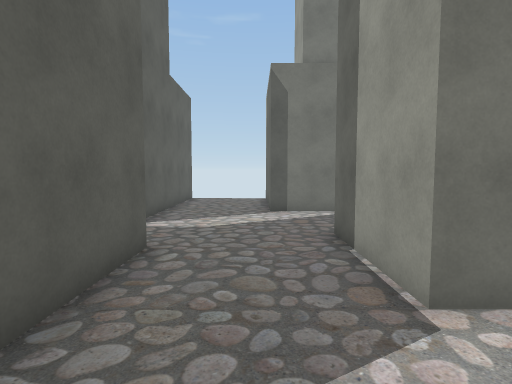
view 1 (above)

24 first-person views from a walk through a scene from a Unity 3-D project. The camera is 1.4 m above the floor, tilts 4° down and sees 80° across. The floor is counted in squares, 1 m on a side. Each view is taken from the middle of a square. On the plan, view 1 faces up. The plan holds only what a view shows up to about 14 squares ahead; the rest is blank. The place goes on beyond the plan. The player character is not drawn.

view 2
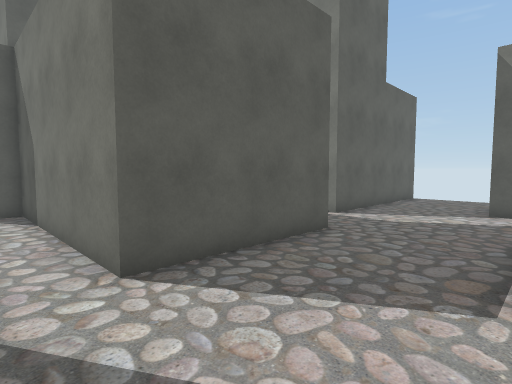

view 3
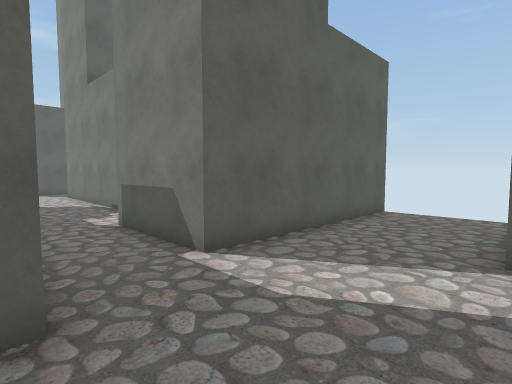

view 4
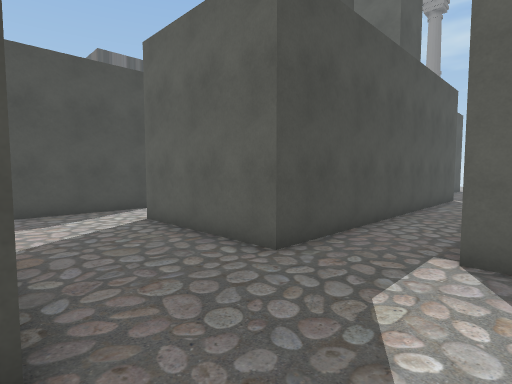

view 5
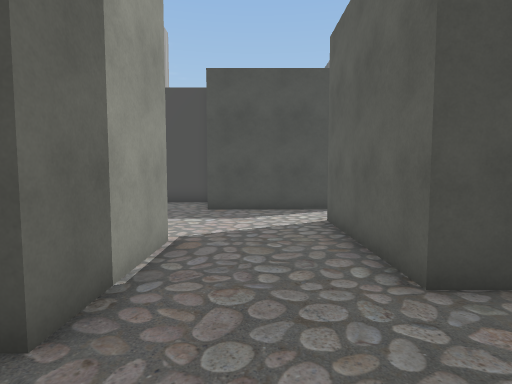

view 6
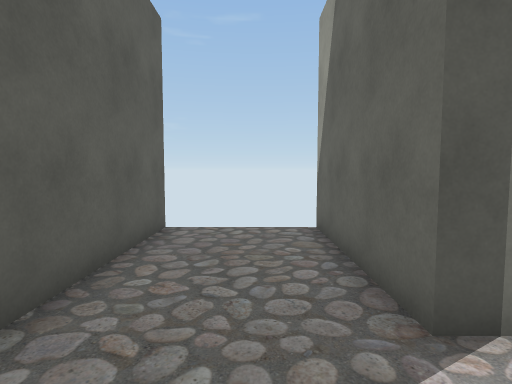

view 7
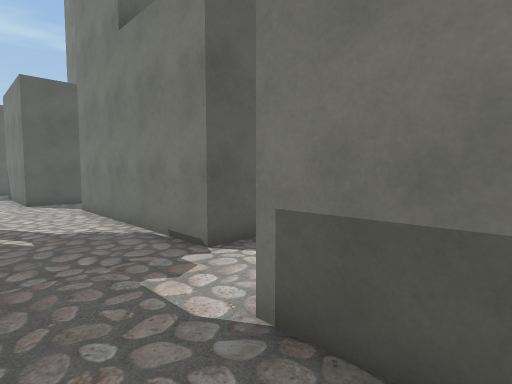

view 8
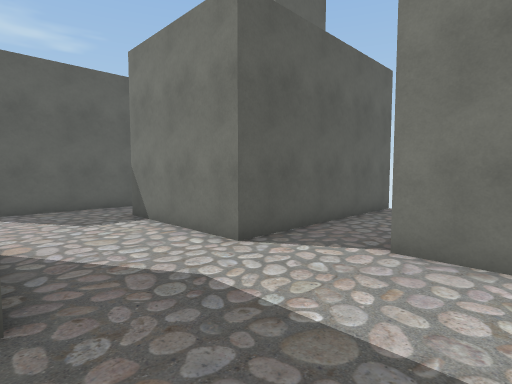

view 9
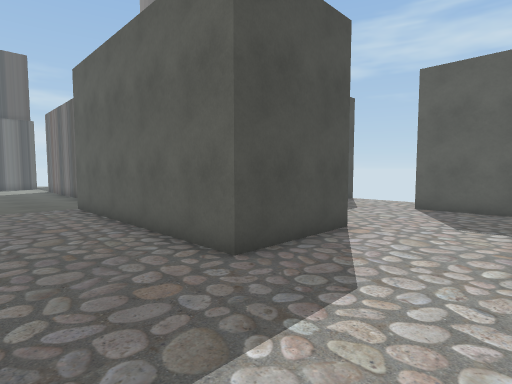

view 10
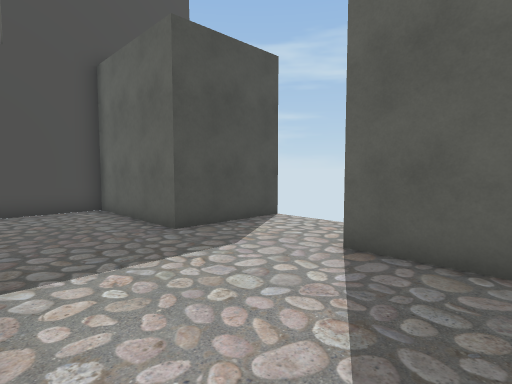

view 11
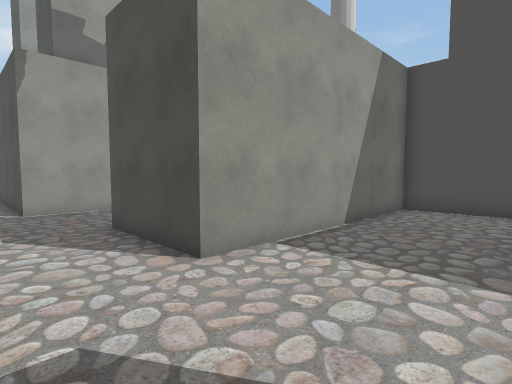

view 12
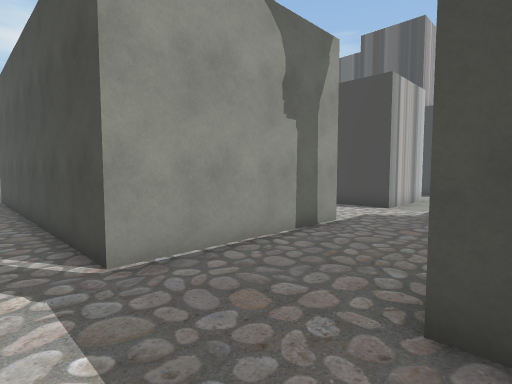

view 13
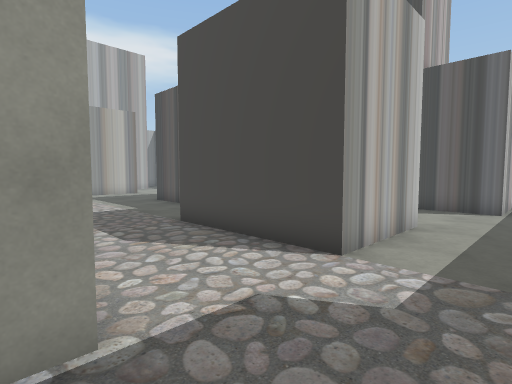

view 14
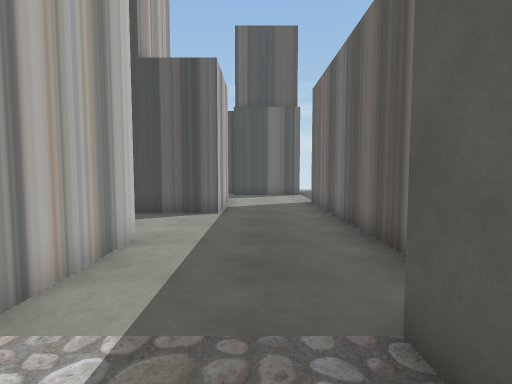

view 15
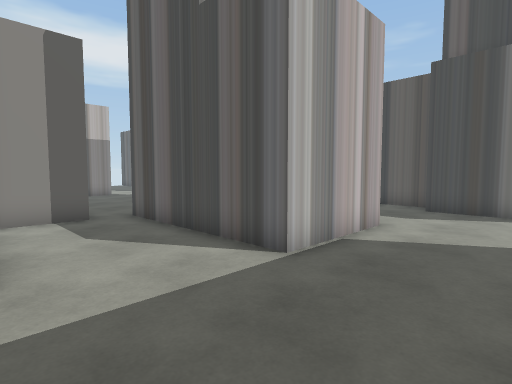

view 16
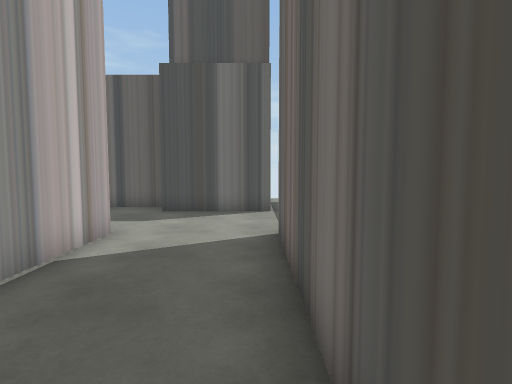

view 17
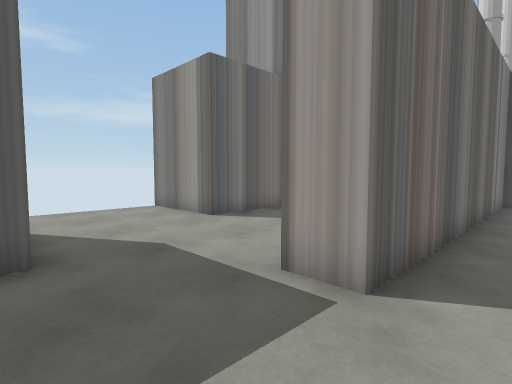

view 18
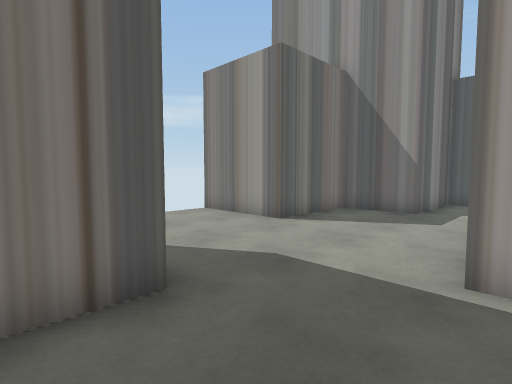

view 19
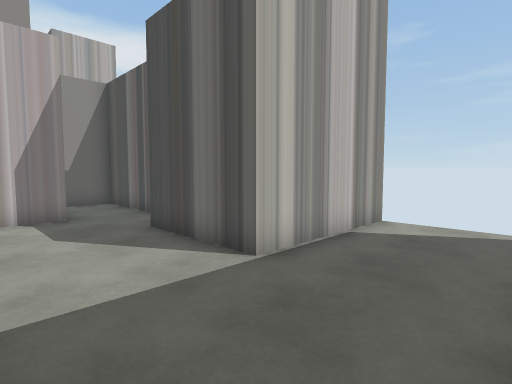

view 20
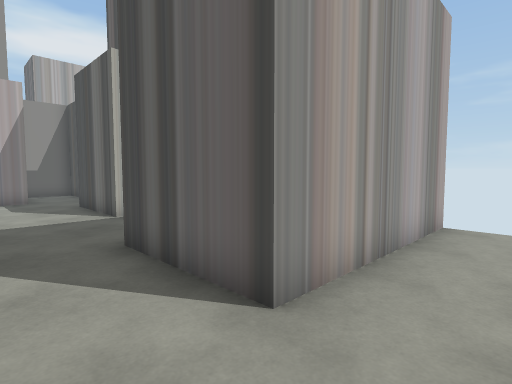

view 21
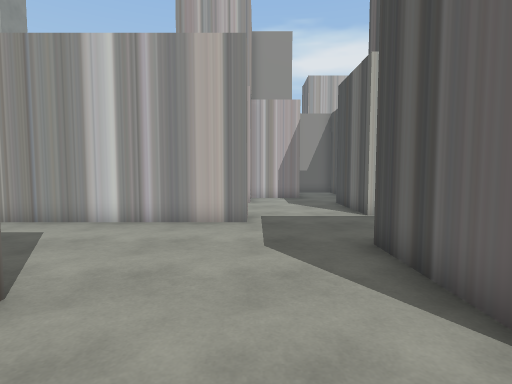

view 22
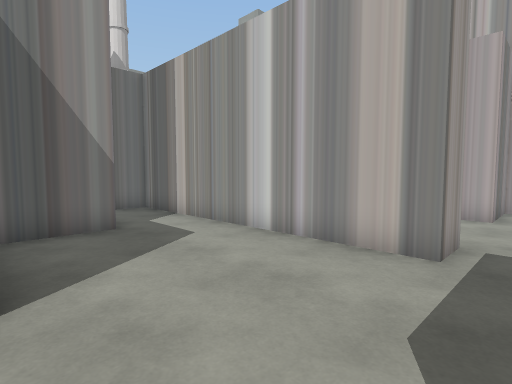

view 23
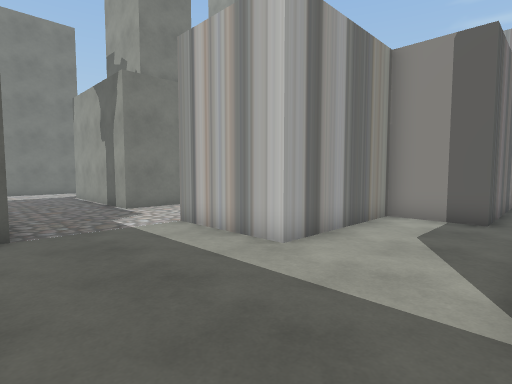

view 24
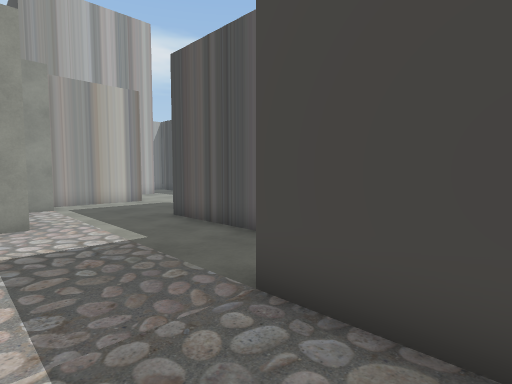

### Floor plan
Points are (right, up) in squares from view 1. A wall is a line through its corners. A room is listed if a view was taken in it or the views show most of it. See-through windows are left out.
Room 1 (views 1, 2, 3, 4, 5, 6, 7)
walls: (2.5, 3) (1.7, 3) (1.7, 6.8); (2.5, 10.5) (0.5, 10.5) (0.5, 15.5); (-8.5, 5.5) (-2, 5.5) (-2, 0.5) (-3.5, 0.5); (-3.2, -2) (1.8, -2); (-3.2, 15.6) (-3.2, 8) (-7, 8)
ways out: opening at (-7.5, 6.5) to room 2; opening at (-2.5, -0.5) to room 2
Room 2 (views 8, 9, 10, 11, 12, 13, 14, 15, 16, 17, 18, 19, 20, 21, 22, 23, 24)
walls: (-12.2, -0.8) (-14.5, -0.8) (-14.5, 5.5) (-8.5, 5.5); (-7, -7) (-3.2, -7); (-4.6, -10.8) (-9.5, -10.8) (-9.5, -8.3) (-14.5, -8.3) (-14.5, -4.5) (-9.5, -4.5); (-13.3, -18.4) (-13.3, -15.7) (-15.8, -15.7) (-15.8, -12) (-9.5, -12); (-3.3, -3.4) (-3.3, -2.6); (-3.5, 0.5) (-9.5, 0.5) (-9.5, -0.1); (-15.5, -20.8) (-9.5, -20.8) (-9.5, -19.1); (0.5, -4.6) (0.5, -3.8); (-29.5, 0.5) (-25.7, 0.5) (-25.7, -4.5) (-22, -4.5) (-22, 4.2) (-18.3, 4.2) (-18.3, -4.5) (-19.5, -4.5) (-19.5, -15.7) (-20.7, -15.7) (-20.7, -5.8) (-23.2, -5.8) (-23.2, -9.5) (-25.7, -9.5) (-25.7, -13.2) (-29.5, -13.2); (1.7, -8.1) (1.7, -4.8); (-19.5, -24.6) (-19.5, -19.5) (-15.8, -19.5); (-9.5, 10.5) (-9.5, 9.3) (-17, 9.3); (-27, 9.1) (-27, 4.2); (-27, -24.6) (-27, -18.3) (-23.2, -18.3) (-23.2, -19.9); (-19.5, 15.5) (-19.5, 8) (-24.5, 8)
ways out: opening at (-7.5, 6.5) to room 1; opening at (-2.5, -0.5) to room 1; opening at (-25.5, 8.5)

Positions as (right, up) in squares from view 1, and headings:
1: (0, 0), facing up
2: (2, -1), facing up-left
3: (1, 5), facing up-left
4: (2, 9), facing down-left
5: (0, 9), facing down
6: (-1, 8), facing up
7: (-5, 6), facing up-left
8: (-15, 4), facing up-left
9: (-15, 8), facing down-left
10: (-22, 7), facing down-left
11: (-26, 7), facing down-right
12: (-19, 7), facing down-right
13: (-17, 0), facing down-right
14: (-17, -2), facing down
15: (-19, -8), facing down-right
16: (-19, -9), facing down
17: (-18, -19), facing up-left
18: (-20, -20), facing up-left
19: (-23, -16), facing down-right
20: (-29, -16), facing down-right
21: (-29, -16), facing right
22: (-26, -17), facing up-right
23: (-19, -12), facing up-right
24: (-12, -2), facing down-right
